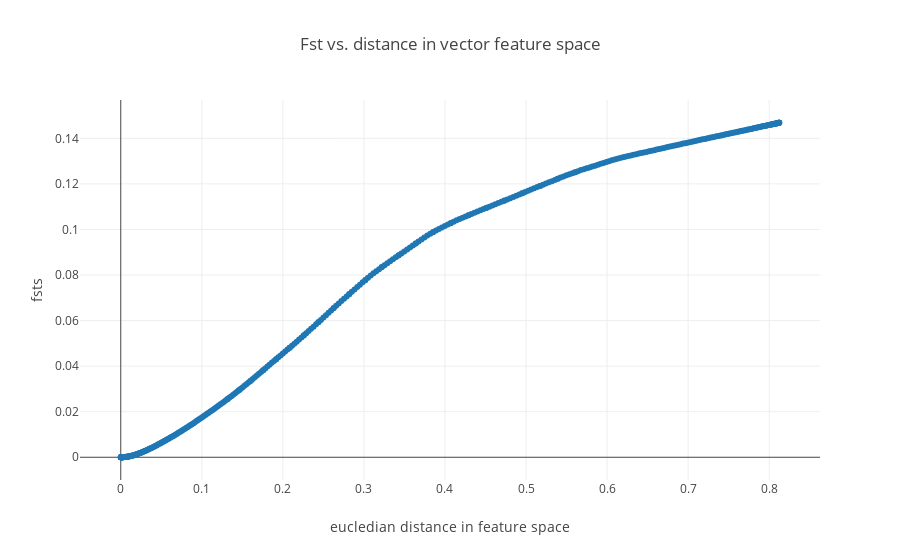

Notebook code cell kept with this figure:
### Code cell
fig_data= [go.Scatter(
x= Distances_crawl,
y= Fsts_crawl,
mode= 'markers',
name= 'fst vs distances'
)
]

layout = go.Layout(
    title= 'Fst vs. distance in vector feature space',
    yaxis=dict(
        title='fsts'),
    xaxis=dict(
        title='eucledian distance in feature space')
)

fig= go.Figure(data=fig_data, layout=layout)
iplot(fig)

### Figure 1 — Plotly figure (JSON) as saved in the notebook; plotly's stock layout.template omitted (floating-point values rounded to 4 significant figures; data arrays with more than 128 entries replaced by an {"elided": "..."} marker saying what was removed)
{"data": [{"mode": "markers", "name": "fst vs distances", "type": "scatter", "uid": "b9f38234-8675-4a4f-9c92-fb63ec8ea7cc", "x": {"elided": "400 float values"}, "y": {"elided": "400 float values"}}], "layout": {"title": "Fst vs. distance in vector feature space", "xaxis": {"title": "eucledian distance in feature space"}, "yaxis": {"title": "fsts"}}}
